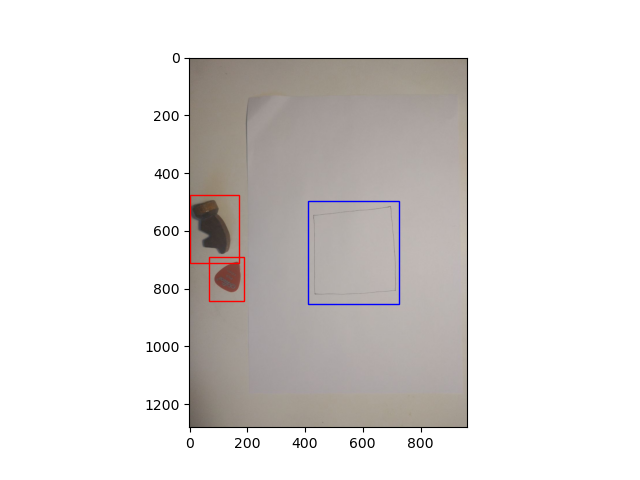
#> input picture epoch_example_3.png, 640 x 480 px; its folder holds only this picture in this run
$ python -i detection.py   (imports and definitions only)   (older library calls are emulated)
#> lines starting #> are read from the running program, lines starting #| are printed output that depends on the picture; after the words box and inside, x2 and y2 are one past the last pixel; in counts of white or black regions, pixels touching at a corner belong together
from skimage.feature import canny
from scipy.ndimage.morphology import binary_fill_holes
from skimage.morphology import binary_closing, binary_opening
from skimage.color import rgb2gray
from skimage.filters import threshold_minimum
from skimage.measure import regionprops
from skimage.measure import label as sk_measure_label
from PIL import Image, ImageDraw
import matplotlib.pyplot as plt
import numpy as np
from utils import patch_rectangle
import config


def get_largest_area_boxes(mask):
    """
    Function find all connected components, filter all low area and return bboxes of remaining
    :param mask:
    :return:
    """
    result_boxes = []
    labels = sk_measure_label(~mask)  # splitting the mask into connectivity components
    props = regionprops(
        labels)  # finding the properties of each area (center position, area, bbox, intensity interval, etc.)
    for prop in props:
        img_threshold_percent = config.object_no_less_than_percent_of_img
        if prop.area > img_threshold_percent * mask.shape[0] * mask.shape[1]:  # clear all low area
            box = prop.bbox
            result_boxes.append(box)

    return result_boxes


def get_rect(x, y, width, height, angle):  # LMAO stackoverflow
    # https://stackoverflow.com/questions/12638790/drawing-a-rectangle-inside-a-2d-numpy-array
    rect = np.array([(0, 0), (width, 0), (width, height), (0, height), (0, 0)])
    theta = (np.pi / 180.0) * angle
    R = np.array([[np.cos(theta), -np.sin(theta)],
                  [np.sin(theta), np.cos(theta)]])
    offset = np.array([x, y])
    transformed_rect = np.dot(rect, R) + offset
    return transformed_rect


def get_object_boxes(gray_img):
    upper_threshold = threshold_minimum(gray_img)  # get only objects on image
#> upper_threshold = 0.17
    mask = gray_img >= upper_threshold  # In the case of uniform illumination, the minimum threshold value leaves only
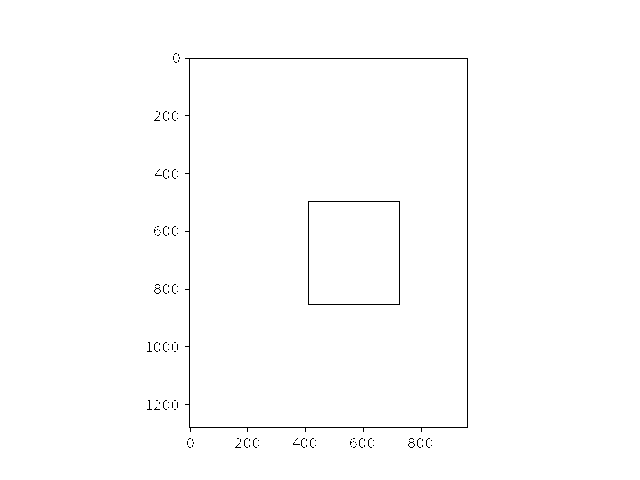
#> mask: shape (480, 640) bool; 99.3% white; black in thin lines or dots, all inside (x1, y1, x2, y2) = (147, 53, 468, 448)
    # the shapes

    return get_largest_area_boxes(mask)  # return all objects bboxes.
#> in get_largest_area_boxes, `labels = sk_measure_label(~mask)`:
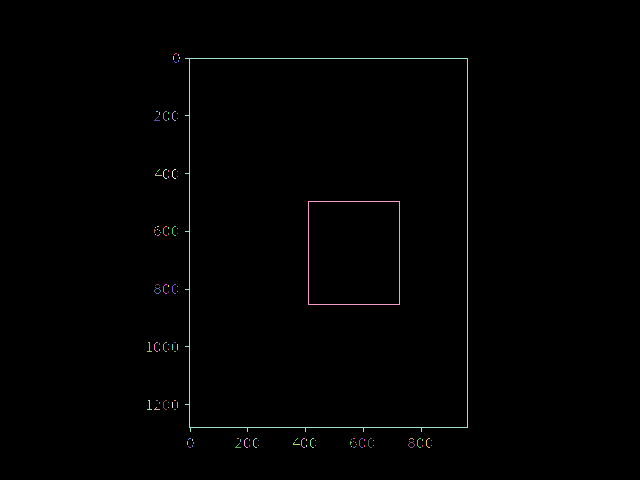
#> labels: shape (480, 640) int32; 115 distinct labels, from 0 to 114; one colour per label, 0 black
#> in get_largest_area_boxes, `props = regionprops( labels)`: props = 114 regions; largest, box (x1, y1, x2, y2) and area: (185, 58, 468, 432) 1342, (308, 201, 400, 305) 388, (154, 287, 161, 294) 16, (408, 441, 415, 448) 16, (147, 342, 152, 352) 15
#> the loop in get_largest_area_boxes, `for prop in props:` made 114 passes
#> box on pass 5: (58, 185, 432, 468)
#> after the loop in get_largest_area_boxes, `for prop in props:`: result_boxes = [(58, 185, 432, 468)]


def get_object_and_figure_boxes(main_img):
    gray_img = rgb2gray(main_img)
    objects_boxes = get_object_boxes(gray_img)  # Get objects bbox
#> objects_boxes = [(58, 185, 432, 468)]

    edges = canny(gray_img, sigma=1.5, low_threshold=0.1)  # get all edges on image
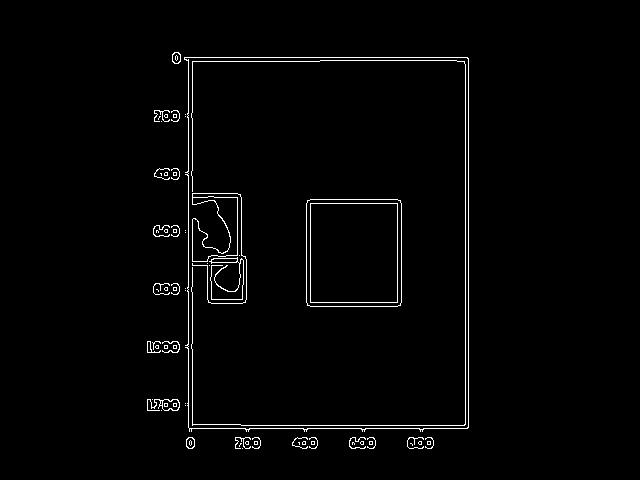
#> edges: shape (480, 640) bool; 1.8% white in thin lines or dots, all inside (x1, y1, x2, y2) = (147, 52, 469, 449)
    # they contain objects edges too.
    # so we use data from object bboxes and paint on mask black bboxes, so only figure edges stay
    working_img = Image.fromarray(edges)
    draw = ImageDraw.Draw(working_img)
    for box in objects_boxes:  # paint black boxes where object bbox exist
        min_row, min_col, max_row, max_col = box
        # max used so we don't paint rectangle outside of image
        # (max(min_col - 20, 0) mean that we want to see some area around in case we lose some part of object
        # max_row - min_row + 50 add another area below and right of boxes
        rect = get_rect(max(min_col - 20, 0), max(min_row - 20, 0), width=max_col - min_col + 20,
                        height=max_row - min_row + 20, angle=0)
        draw.polygon([tuple(p) for p in rect], fill=0)  # stack overflow
#> this loop made 1 pass
#> (min_row, min_col, max_row, max_col, theta in get_rect, R in get_rect, offset in get_rect) on pass 1: (58, 185, 432, 468, 0, [[1, 0], [0, 1]], [165, 38])

    edges = np.asarray(working_img)  # now we have mask only with figure edges
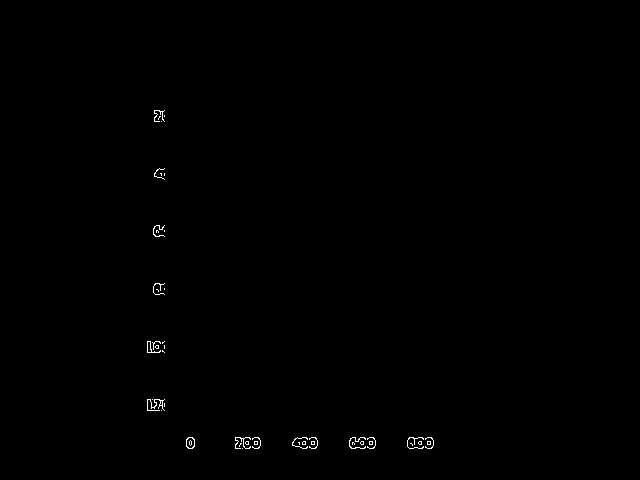
#> edges: shape (480, 640) bool; 0.27% white in thin lines or dots, all inside (x1, y1, x2, y2) = (147, 110, 434, 449)
    edges = binary_closing(edges, selem=np.ones((4, 4)))  # if we have breaks in the contour this will close them
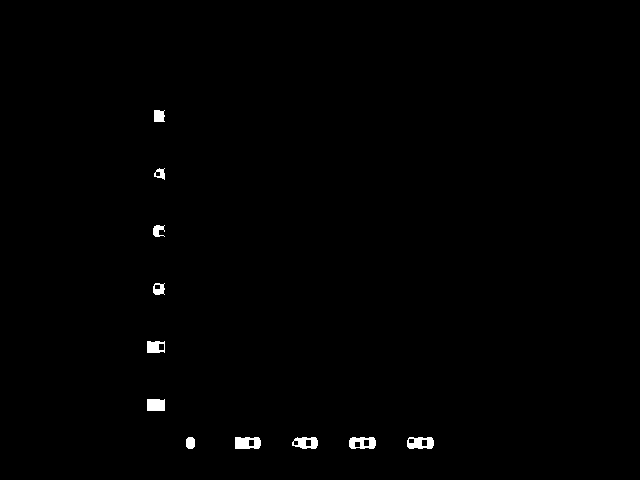
#> edges: shape (480, 640) bool; 0.59% white; 11 white regions, largest, box (x1, y1, x2, y2) and area: (235, 437, 261, 449) 262, (407, 437, 434, 449) 243, (349, 437, 376, 449) 237
    my_edge_segmentation = binary_fill_holes(binary_closing(edges, selem=np.ones((7, 7))))  # fill figure
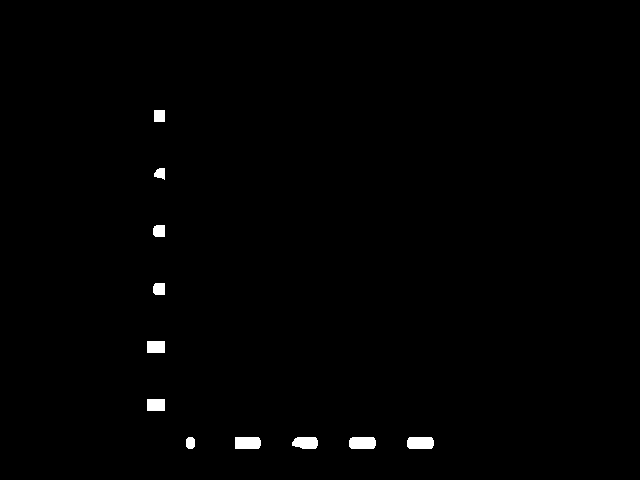
#> my_edge_segmentation: shape (480, 640) bool; 0.72% white; 11 white regions, largest, box (x1, y1, x2, y2) and area: (407, 437, 434, 449) 309, (349, 437, 376, 449) 308, (235, 437, 261, 449) 304
    my_edge_segmentation = binary_opening(my_edge_segmentation, selem=np.ones((10, 10)))  # if some noises survive
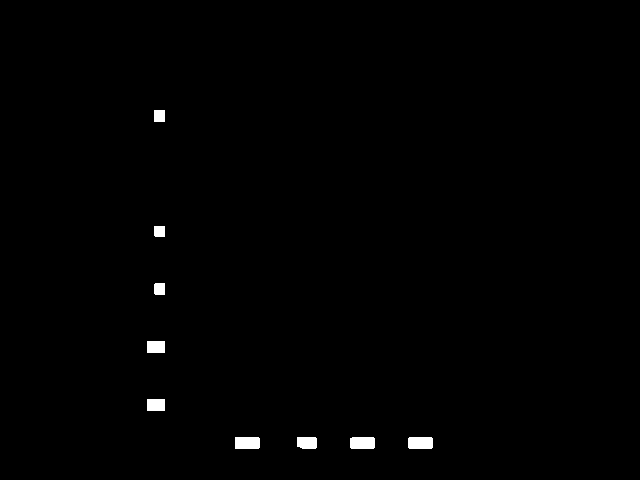
#> my_edge_segmentation: shape (480, 640) bool; 0.63% white; 9 white regions
    edge_boxes = get_largest_area_boxes(~my_edge_segmentation)  # get figure bbox.
#> in get_largest_area_boxes (call 2), `labels = sk_measure_label(~mask)`: labels: shape (480, 640) int32; 10 distinct labels, from 0 to 9
#> in get_largest_area_boxes (call 2), `props = regionprops( labels)`: props = 9 regions; largest, box (x1, y1, x2, y2) and area: (235, 437, 260, 449) 298, (408, 437, 433, 449) 296, (350, 437, 375, 449) 295, (297, 437, 317, 449) 230, (147, 341, 165, 353) 216
#> the loop in get_largest_area_boxes (call 2), `for prop in props:` made 9 passes
#> edge_boxes = []

    return edge_boxes, objects_boxes  #


# [48 lines left out: functions get_bboxes_example_show, cut_objects_from_image, cut_figure, not called in this run]

>>> import cv2
>>> picture = cv2.cvtColor(cv2.imread('epoch_example_3.png'), cv2.COLOR_BGR2RGB)
>>> result = get_object_and_figure_boxes(picture)
#> result = ([], [(58, 185, 432, 468)])
